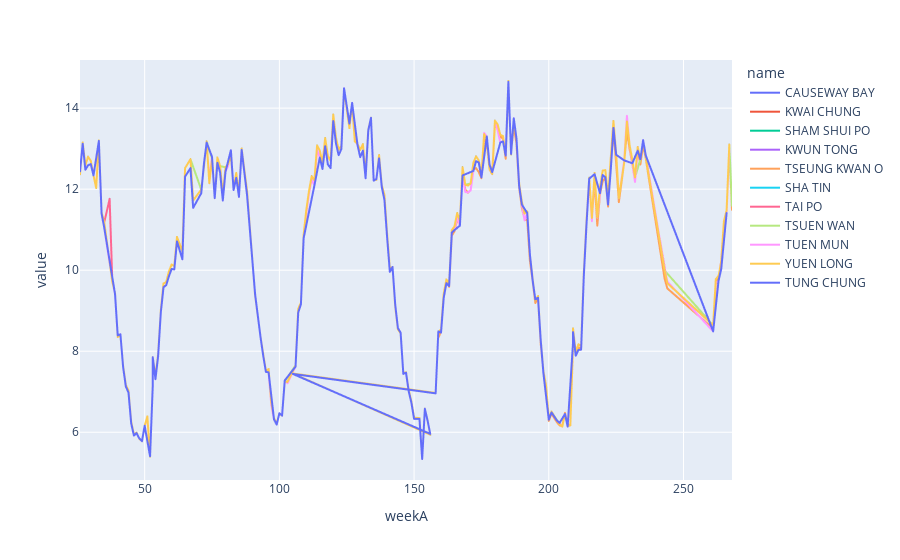

Notebook code cell kept with this figure:
### Code cell
px.line(data_frame=DD[DD['variable']=='UVI'],x='weekA', y='value',color='name')

### Figure 1 — Plotly figure (JSON) as saved in the notebook; plotly's stock layout.template omitted (floating-point values rounded to 4 significant figures; data arrays with more than 128 entries replaced by an {"elided": "..."} marker saying what was removed)
{"data": [{"hovertemplate": "name=CAUSEWAY BAY<br>weekA=%{x}<br>value=%{y}<extra></extra>", "legendgroup": "CAUSEWAY BAY", "line": {"color": "#636efa", "dash": "solid"}, "marker": {"symbol": "circle"}, "mode": "lines", "name": "CAUSEWAY BAY", "showlegend": true, "type": "scattergl", "x": {"elided": "208 int values"}, "xaxis": "x", "y": {"elided": "208 float values"}, "yaxis": "y"}, {"hovertemplate": "name=KWAI CHUNG<br>weekA=%{x}<br>value=%{y}<extra></extra>", "legendgroup": "KWAI CHUNG", "line": {"color": "#EF553B", "dash": "solid"}, "marker": {"symbol": "circle"}, "mode": "lines", "name": "KWAI CHUNG", "showlegend": true, "type": "scattergl", "x": {"elided": "208 int values"}, "xaxis": "x", "y": {"elided": "208 float values"}, "yaxis": "y"}, {"hovertemplate": "name=SHAM SHUI PO<br>weekA=%{x}<br>value=%{y}<extra></extra>", "legendgroup": "SHAM SHUI PO", "line": {"color": "#00cc96", "dash": "solid"}, "marker": {"symbol": "circle"}, "mode": "lines", "name": "SHAM SHUI PO", "showlegend": true, "type": "scattergl", "x": {"elided": "208 int values"}, "xaxis": "x", "y": {"elided": "208 float values"}, "yaxis": "y"}, {"hovertemplate": "name=KWUN TONG<br>weekA=%{x}<br>value=%{y}<extra></extra>", "legendgroup": "KWUN TONG", "line": {"color": "#ab63fa", "dash": "solid"}, "marker": {"symbol": "circle"}, "mode": "lines", "name": "KWUN TONG", "showlegend": true, "type": "scattergl", "x": {"elided": "208 int values"}, "xaxis": "x", "y": {"elided": "208 float values"}, "yaxis": "y"}, {"hovertemplate": "name=TSEUNG KWAN O<br>weekA=%{x}<br>value=%{y}<extra></extra>", "legendgroup": "TSEUNG KWAN O", "line": {"color": "#FFA15A", "dash": "solid"}, "marker": {"symbol": "circle"}, "mode": "lines", "name": "TSEUNG KWAN O", "showlegend": true, "type": "scattergl", "x": [159, 160, 161, 162, 163, 164, 165, 166, 167, 168, 169, 170, 171, 172, 173, 174, 175, 176, 177, 178, 179, 180, 181, 182, 183, 184, 185, 186, 187, 188, 189, 190, 191, 192, 193, 194, 195, 196, 197, 198, 199, 200, 201, 203, 204, 205, 206, 207, 208, 209, 209, 210, 211, 212, 213, 214, 215, 216, 217, 218, 219, 220, 221, 222, 223, 224, 225, 226, 228, 229, 230, 231, 232, 233, 234, 235, 236, 243, 244, 261, 262, 263, 264, 265, 266, 267, 268], "xaxis": "x", "y": [8.33, 8.49, 9.36, 9.71, 9.59, 10.85, 10.96, 11.26, 11.11, 12.45, 11.99, 11.91, 11.98, 12.48, 12.52, 12.42, 12.27, 13.23, 13.14, 12.49, 12.37, 13.61, 13.56, 13.29, 13.25, 12.75, 14.62, 12.9, 13.55, 13.13, 12.04, 11.54, 11.26, 11.23, 10.23, 9.74, 9.19, 9.3, 8.19, 7.48, 7.07, 6.28, 6.46, 6.25, 6.17, 6.15, 6.48, 6.19, 6.18, 8.15, 8.55, 7.91, 8.09, 8.08, 9.87, 11.22, 12.25, 11.25, 12.23, 11.1, 11.87, 12.2, 12.27, 11.57, 12.58, 13.42, 12.64, 11.68, 12.67, 13.44, 12.99, 12.62, 12.19, 12.96, 12.61, 13.09, 12.75, 9.79, 9.55, 8.56, 9.65, 9.83, 10.22, 11.21, 11.43, 13.07, 11.49], "yaxis": "y"}, {"hovertemplate": "name=SHA TIN<br>weekA=%{x}<br>value=%{y}<extra></extra>", "legendgroup": "SHA TIN", "line": {"color": "#19d3f3", "dash": "solid"}, "marker": {"symbol": "circle"}, "mode": "lines", "name": "SHA TIN", "showlegend": true, "type": "scattergl", "x": {"elided": "206 int values"}, "xaxis": "x", "y": {"elided": "206 float values"}, "yaxis": "y"}, {"hovertemplate": "name=TAI PO<br>weekA=%{x}<br>value=%{y}<extra></extra>", "legendgroup": "TAI PO", "line": {"color": "#FF6692", "dash": "solid"}, "marker": {"symbol": "circle"}, "mode": "lines", "name": "TAI PO", "showlegend": true, "type": "scattergl", "x": {"elided": "206 int values"}, "xaxis": "x", "y": {"elided": "206 float values"}, "yaxis": "y"}, {"hovertemplate": "name=TSUEN WAN<br>weekA=%{x}<br>value=%{y}<extra></extra>", "legendgroup": "TSUEN WAN", "line": {"color": "#B6E880", "dash": "solid"}, "marker": {"symbol": "circle"}, "mode": "lines", "name": "TSUEN WAN", "showlegend": true, "type": "scattergl", "x": {"elided": "197 int values"}, "xaxis": "x", "y": {"elided": "197 float values"}, "yaxis": "y"}, {"hovertemplate": "name=TUEN MUN<br>weekA=%{x}<br>value=%{y}<extra></extra>", "legendgroup": "TUEN MUN", "line": {"color": "#FF97FF", "dash": "solid"}, "marker": {"symbol": "circle"}, "mode": "lines", "name": "TUEN MUN", "showlegend": true, "type": "scattergl", "x": {"elided": "206 int values"}, "xaxis": "x", "y": {"elided": "206 float values"}, "yaxis": "y"}, {"hovertemplate": "name=YUEN LONG<br>weekA=%{x}<br>value=%{y}<extra></extra>", "legendgroup": "YUEN LONG", "line": {"color": "#FECB52", "dash": "solid"}, "marker": {"symbol": "circle"}, "mode": "lines", "name": "YUEN LONG", "showlegend": true, "type": "scattergl", "x": {"elided": "206 int values"}, "xaxis": "x", "y": {"elided": "206 float values"}, "yaxis": "y"}, {"hovertemplate": "name=TUNG CHUNG<br>weekA=%{x}<br>value=%{y}<extra></extra>", "legendgroup": "TUNG CHUNG", "line": {"color": "#636efa", "dash": "solid"}, "marker": {"symbol": "circle"}, "mode": "lines", "name": "TUNG CHUNG", "showlegend": true, "type": "scattergl", "x": {"elided": "172 int values"}, "xaxis": "x", "y": {"elided": "172 float values"}, "yaxis": "y"}], "layout": {"autosize": true, "legend": {"title": {"text": "name"}, "tracegroupgap": 0}, "margin": {"t": 60}, "xaxis": {"anchor": "y", "autorange": true, "domain": [0, 1], "range": [26, 268], "title": {"text": "weekA"}, "type": "linear"}, "yaxis": {"anchor": "x", "autorange": true, "domain": [0, 1], "range": [4.822, 15.19], "title": {"text": "value"}, "type": "linear"}}}
